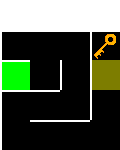

This chart was generated by the following Python code:
from typing import Optional, Union
import pygame
import random
from copy import deepcopy
import json
from collections import deque

from display import ChestDisplay

class Stack(deque):
    def empty(self):
        return len(self) == 0
    
    def empiler(self, el):
        super().append(el)
    
    def depiler(self):
        return super().popleft()

class Room:
    DIRECTIONS = {
        (0, -1): "top",
        (0, 1): "bottom",
        (1, 0): "right",
        (-1, 0): "left"
    }
    INVERTED_DIRECTION = {str_dir: tuple_dir for tuple_dir, str_dir in DIRECTIONS.items()}

    def __init__(self, type = "none"):
        self.type = type
        self.walls = {
            "left": True,
            "right": True,
            "top": True,
            "bottom": True,
        }
        self.locked = False
        self.chest = False
        self.monster = random.random() < 0.3

    def get_content(self) -> dict:
        """Renvoie un dictionnaire contenant les informations de la salle"""
        return {
            "type": self.type,
            "walls": self.walls,
            "chest": not self.chest.closed if type(self.chest) is ChestDisplay else self.chest,
            "monster": self.monster,
            "locked": self.locked
        }

    def load_content(self, content:dict):
        """Modifie Room pour avoir les mêmes attributs que `content` -> même format que self.get_content"""
        for attr, value in content.items():
            setattr(self, attr, value)

class Map:
    """Objet représentant la carte sous forme de matrice de Salles"""

    def __init__(self, width:int, height:int):
        """Initie la matrice de salle totalement vide"""
        self.width = width
        self.height = height
        self.grid = [[Room() for x in range(width)] for y in range(height)]

    # --------------------------------------------------------------------------------------------
    # Génération aléatoire du labyrinthe --------------------------------------------------------|
    # --------------------------------------------------------------------------------------------

    def random_map(self, start_pos:Optional[tuple] = None, end_pos:Optional[tuple] = None):
        """
        Modifie `grid` pour générer le labyrinthe, les portes verrouillées et les clés

        Warnings
        --------
        Faire en sorte que l'on puisse passer au travers d'une salle verrouillée mais pas passer la porte

        Parameters
        ----------
        start_pos:tuple
            Position (x, y) de la salle de départ par défaut (0, self.height // 2)
        end_pos:tuple
            Position (x, y) de la salle de fin par défaut (self.width, self.height // 2)
        """
        if start_pos is None:
            start_pos = (0, self.height//2)
        if end_pos is None:
            end_pos = (self.width-1, self.height//2)

        self.grid = [[Room() for x in range(self.width)] for y in range(self.height)]
        self.grid[end_pos[1]][end_pos[0]].locked = "right"
        self.grid[end_pos[1]][end_pos[0]].walls["right"] = False
        self.grid[start_pos[1]][start_pos[0]].walls["left"] = False

        self.random_path(start_pos, end_pos)
        self.create_maze(start_pos)
        self.create_chest()
        #self.create_locked_rooms()

    def random_path(self, start_pos:tuple, end_pos:tuple):
        """
        Modifie `grid` pour créer un chemin aléatoire de la salle de départ vers la salle de fin

        Notes
        -----
        Conserve une direction globale vers la droite
        """
        diff_x, diff_y = end_pos[0] - start_pos[0], end_pos[1] - start_pos[1]
        variations = [0 for _ in range(diff_x // 3 - 1)] + [1 for _ in range(diff_x // 3)] + [-1 for _ in range(diff_x // 3)]
        random.shuffle(variations)
        variations += [0]
        self.grid[start_pos[1]][start_pos[0]].walls["right"] = False

        cur_y = start_pos[1]
        for x, y_variation in zip(range(start_pos[0]+1, end_pos[0]), variations):
            cell_base = self.grid[cur_y][x]
            cell_base.type = "path"
            cell_base.walls["left"] = False

            if y_variation == 0:
                cell_base.walls["right"] = False
                continue

            cur_y += y_variation
            var_cell = self.grid[cur_y][x]
            var_cell.type = "path"
            var_cell.walls["bottom" if y_variation == -1 else "top"] = False
            cell_base.walls["top" if y_variation == -1 else "bottom"] = False
            var_cell.walls["right"] = False

        self.grid[end_pos[1]][end_pos[0]].walls["left"] = False

    def create_maze(self, start_pos:tuple):
        """
        Créé le labyrinthe autour du chemin principale (`random_path`)

        Algorithme :
        1. Initier une Pile des cellules à observer
        2. Tant que toutes les cellules n'ont pas été visitées
        3.     Prendre la dernière cellule de la Pile ou une cellule active aléatoire
        4.     Sélectionner une direction aléatoire puis ajouter à la Pile si visitable
        """
        visited = set()
        stack = Stack([start_pos])

        while not self._is_complete():
            if stack.empty():
                stack.empiler(self._random_path_cell())
            current_pos = stack.depiler()
            x, y = current_pos
            visited.add(current_pos)
            current_cell = self.grid[y][x]
            if current_cell.type == "none":
                current_cell.type = "path"

            directions = [(1, 0), (-1, 0), (0, 1), (0, -1)]
            random.shuffle(directions)

            for dx, dy in directions:
                nx, ny = x + dx, y + dy
                if 0 <= nx < self.width and 0 <= ny < self.height and (nx, ny) not in visited:
                    if dx == 1:
                        self.grid[y][x].walls["right"] = False
                        self.grid[ny][nx].walls["left"] = False
                    elif dx == -1:
                        self.grid[y][x].walls["left"] = False
                        self.grid[ny][nx].walls["right"] = False
                    elif dy == 1:
                        self.grid[y][x].walls["bottom"] = False
                        self.grid[ny][nx].walls["top"] = False
                    elif dy == -1:
                        self.grid[y][x].walls["top"] = False
                        self.grid[ny][nx].walls["bottom"] = False

                    stack.empiler((nx, ny))
                    break
        
    def generate_keys(self, n:int = 1):
        """
        Place les clés dans les salles pour pouvoir dévérouiller les portes
        """
        for idx in range(1, n+1):
            sigma = (self.height // 2) // 4 # Plus petit -> moins de dispersion
            diff_y = int(random.normalvariate(self.height // 4, sigma))
            diff_y = min(max(2, diff_y), self.height // 2)
            diff_y *= random.choice([-1, 1])
            self.grid[self.height//2 + diff_y][idx * (self.width // (n)) - random.randint(1, self.width // n) ].type = 'key'

    def create_chest(self, p:float = 0.1):
        """
        Crée plusieurs coffres en respectant le rapport p/1
        """
        n = int(p * self.width * self.height)
        for _ in range(n):
            x = int(random.uniform(0, self.width)) # Avoir la même chance de tomber au début ou à la fin
            sigma = (self.height // 2) // 2 # Plus petit -> moins de dispersion
            diff_y = int(random.normalvariate(self.height // 4, sigma)) # Plus de chances de tomber à 1/4 de distance du centre
            diff_y = min(max(2, diff_y), self.height // 2)
            diff_y *= random.choice([-1, 1])
            self.grid[self.height // 2 + diff_y][x].chest = True

    def _is_complete(self):
        """Retourne `True` si toutes les cellules de la Grille ont été initiées"""
        return all([cell.type != "none" for row in self.grid for cell in row])

    def _random_path_cell(self, visited:Optional[set] = set()):
        """Renvoie une cellule aléatoire parmi les cellules qui sont <actives> (!= none)"""
        valid_cells = []
        for y, row in enumerate(self.grid):
            for x, cell in enumerate(row):
                if cell.type != "none" and (x,y) not in visited:
                    valid_cells.append((x, y))
        return random.choice(valid_cells)

    # --------------------------------------------------------------------------------------------
    # Utilitaires -------------------------------------------------------------------------------|
    # --------------------------------------------------------------------------------------------

    def can_move(self, initial_pos:tuple, direction:Union[tuple, str]):
        """
        Renvoie True si le joueur peut se déplacer de la position initial à la position + direction
        
        Parameters
        ----------
        initial_pos:tuple
            Position (x,y) du joueur
        direction:tuple ou string
            Direction (x,y)
            Si string, transformé en tuple (x,y)
        """
        if type(direction) is str:
            direction = Room.INVERTED_DIRECTION[direction]

        if direction not in Room.DIRECTIONS:
            return False
        if not (0 <= initial_pos[0] + direction[0] < self.width and 0 <= initial_pos[1] + direction[1] < self.height):
            return False

        initial_cell = self.grid[initial_pos[1]][initial_pos[0]]
        if initial_cell.locked:
            if Room.DIRECTIONS[direction] == initial_cell.locked:
                return False
        if not initial_cell.walls[Room.DIRECTIONS[direction]]:
            return True
        
        return False
    
    def open(self):
        """Ouvre la prochaine porte verrouillée à height // 2"""
        for x in range(self.width):
            cell = self.grid[self.height // 2][x]
            if cell.type == "locked":
                cell.type = "path"
                break

    # --------------------------------------------------------------------------------------------
    # Affichage de débogage du labyrinthe -------------------------------------------------------|
    # --------------------------------------------------------------------------------------------

    def draw(self, surface:pygame.Surface, player = None):
        """
        Affichage de la map pour le débogage sur la Surface donnée
        player:Joueur
            Contient la position et la direction du personnage
        """
        w, h = surface.get_size()
        cell_size_x, cell_size_y = w // self.width, h // self.height

        self.key_img = pygame.image.load("assets/images/key.png").convert_alpha()
        self.key_img = pygame.transform.smoothscale(self.key_img, (cell_size_x, cell_size_y))

        self.chest_image = pygame.image.load("assets/images/chest/chest1.png").convert_alpha()
        self.chest_image = pygame.transform.scale(self.chest_image, (cell_size_x, cell_size_y))

        for y in range(self.height):
            for x in range(self.width): 
                self.draw_cell(x, y, (cell_size_x, cell_size_y), surface)
                if (x, y) == player.position:
                    px = x * cell_size_x + cell_size_x // 2
                    py = y * cell_size_y + cell_size_y // 2
                    dir_x, dir_y = player.direction
                    end_pos = (px + dir_x * cell_size_x // 3, py + dir_y * cell_size_y // 3)
                    pygame.draw.circle(surface, (0, 0, 255), (px, py), cell_size_x // 4)
                    pygame.draw.line(surface, (0, 0, 255), (px, py), end_pos, 2)

    def draw_cell(self, x, y, cell_size:Union[int, tuple], surface, forced_color:tuple=None):
        """Affiche la salle correspondante | Composant de `draw`"""
        if type(cell_size) is int:
            cell_size_x, cell_size_y = cell_size, cell_size
        else:
            cell_size_x, cell_size_y = cell_size

        room = self.grid[y][x]
        room_type = room.type
        color = (0, 0, 0)

        if room_type == "none":
            return
        elif room_type == "start":
            color = (0, 255, 0)
        elif room_type == "end":
            color = (255, 0, 0)
        elif room_type == "path":
            color = (0, 0, 0)
        elif room_type == "path_original":
            color = (0, 125, 125)
        elif room_type == "player":
            color = (0, 0, 255)

        if room.monster:
            cx, cy = self.width, self.height / 2
            dist = ((x)**2 + (y - cy)**2)**0.5
            max_dist = ((cx)**2 + (cy)**2)**0.5
            intensity = int(dist * 255 / max_dist)
            color = (intensity, 0, 0)

        if room.locked:
            color = (125, 125, 0)

        px = x * cell_size_x
        py = y * cell_size_y

        pygame.draw.rect(surface, color, (px, py, cell_size_x, cell_size_y))

        if room_type == "key":
            surface.blit(self.key_img, (px, py))
        if room.chest:
            if not type(room.chest) is ChestDisplay:
                room.chest = ChestDisplay(surface, (px, py), (cell_size_x, cell_size_y))
            room.chest.display(surface, (px, py), (cell_size_x, cell_size_y))

        wall_thickness = 2
        wall_color = (255, 255, 255)

        if room.walls["top"]:
            pygame.draw.line(surface, wall_color, (px, py), (px + cell_size_x, py), wall_thickness)
        if room.walls["bottom"]:
            pygame.draw.line(surface, wall_color, (px, py + cell_size_y), (px + cell_size_x, py + cell_size_y), wall_thickness)
        if room.walls["left"]:
            pygame.draw.line(surface, wall_color, (px, py), (px, py + cell_size_y), wall_thickness)
        if room.walls["right"]:
            pygame.draw.line(surface, wall_color, (px + cell_size_x, py), (px + cell_size_x, py + cell_size_y), wall_thickness)

    def create_image(self, filename: str = "map.png", cell_size: int = 30):
        """
        Crée une image PNG de la map sans ouvrir de fenêtre.

        Parameters
        ----------
        filename:str
            chemin de sortie
        cell_size: int
            taille en pixels d'une cellule
        """
        pygame.init()
        width_px = cell_size * self.width
        height_px = cell_size * self.height
        surface = pygame.Surface((width_px, height_px), pygame.SRCALPHA)

        self.key_img = pygame.image.load("assets/images/key.png")
        self.chest_image = pygame.image.load("assets/images/chest/chest1.png")
        self.chest_image = pygame.transform.scale(self.chest_image, (cell_size, cell_size))

        for y in range(self.height):
            for x in range(self.width):
                self.draw_cell(x, y, cell_size, surface)

        try:
            pygame.image.save(surface, filename)
        except Exception as e:
            pygame.quit()
            print(e)
            raise

        pygame.quit()

    # --------------------------------------------------------------------------------------------
    # Fonction spéciales de la map --------------------------------------------------------------|
    # --------------------------------------------------------------------------------------------

    def __add__(self, other):
        if isinstance(other, Map):
            result = Map(self.width + other.width, other.height)
            if self.grid == []:
                result.grid = deepcopy(other.grid)
                return result
            for idx, (cur_row, other_row) in enumerate(zip(self.grid, other.grid)):
                result.grid[idx] = cur_row + other_row

            return result
        else:
            raise NotImplementedError
    
    # --------------------------------------------------------------------------------------------
    # Export + Import d'objet Map ---------------------------------------------------------------|
    # --------------------------------------------------------------------------------------------

    def load(self, filename:str):
        with open(filename, "r", encoding="utf-8") as f:
            content = f.read()
        grid = json.loads(content)["grid"]

        if type(grid) is dict:
            self.load_dict_format(grid)
        elif type(grid) is list:
            self.load_matrice_format(grid)
        else:
            raise NotImplementedError

    def get_content(self) -> dict:
        """
        Renvoie le contenu de la map sous forme de dictionnaire

        Renvoie
        -------
        {
            "grid": [
            ],
        }
        """
        content = {
            "grid": [[room.get_content() for room in row] for row in self.grid]
        }

        return content
    
    def load_dict_format(self, grid):
        """
        Crée une nouvelle map à partir d'un dictionnaire de salles

        Formats
        -------
        grid:dict -> {
            '0,0': Room.get_content(),
            ...
            "size": 'width,height'
        }
        """
        self.width, self.height = self._decode_tuple(grid["size"])
        self.grid = []
        for y in range(self.height):
            self.grid.append([])
            for _ in range(self.width):
                empty_room = Room()
                empty_room.chest, empty_room.monster = False, False
                self.grid[y].append(empty_room)
        del grid["size"]

        for room_pos, room_info in grid.items():
            room_pos = self._decode_tuple(room_pos)
            cur_room = self.grid[room_pos[1]][room_pos[0]]
            
            for attr, value in room_info.items():
                if type(value) is bool or type(value) is str:
                    setattr(cur_room, attr, value)
                elif type(value) is dict:
                    if len(value) == 4:
                        cur_room.walls = value
                    else:
                        for dir, val in value.items():
                            cur_room.walls[dir] = val
                else:
                    raise NotImplementedError(f"{type(value)} n'est pas implémenté.")
            
            if cur_room.type == "none":
                cur_room.type = "path"

    def load_matrice_format(self, grid:list):
        """
        Modifie Map pour correspondre au fichier
        Format d'export de map (self.get_content)

        Format
        ------
        [[Room.get_content, Room.get_content], [Room.get_content, Room.get_content]],
        """
        self.width, self.height = len(grid), len(grid[0])
        self.grid = []

        for y, row in enumerate(grid):
            self.grid.append([])
            for room_content in row:
                cur_room = Room()
                cur_room.load_content(room_content)
                self.grid[y].append(cur_room)

    def _decode_tuple(self, s:str) -> tuple:
        els = s.split(",")
        return tuple(int(el) for el in els)

def create_one_solution_map(width, height, n = 3) -> Map:
    """
    Créé `n` instance de Map pour garantir qu'il n'y a qu'une solution possible au labyrinthe
    !!Ne pas mettre une width trop petite pour un `n` trop grand!!
    !!Peut diminuer la taille longueur si n ne divise pas width!! 

    Returns
    -------
    Assemblage des `n` instances de Map
    """
    w = width // n
    result = Map(0,0)

    for _ in range(n):
        part_map = Map(w, height)
        part_map.random_map()
        result += part_map

    result.grid[result.height // 2][0].type = "start"
    result.grid[result.height // 2][0].walls["right"] = False
    result.grid[result.height // 2][height - 1].type = "end"
    result.generate_keys(n)
    
    return result

def get_absolute_direction(initial_direction: tuple, relative_direction: tuple):
    """
    Renvoie la direction absolue (dans la map) à partir de la direction initiale
    et de la direction relative à l'initiale.

    Paramètres
    ----------
    initial_direction : tuple[int, int]
    relative_direction : tuple[int, int]
        direction relative à l'orientation initiale

    Retourne
    --------
    tuple[int, int]
        La direction absolue dans la map
    """
    rotations = {
        (0, -1): lambda x, y: (x, y),
        (1, 0): lambda x, y: (-y, x), # rotation 90° horaire
        (0, 1): lambda x, y: (-x, -y), # rotation 180°
        (-1, 0): lambda x, y: (y, -x), # rotation 90° antihoraire
    }

    assert initial_direction in rotations, "Direction initiale non valide" + str(initial_direction) 

    return rotations[initial_direction](*relative_direction)

if __name__ == "__main__":
    a = Map(0, 0)
    a.load("assets/maps/start")
    a.create_image()